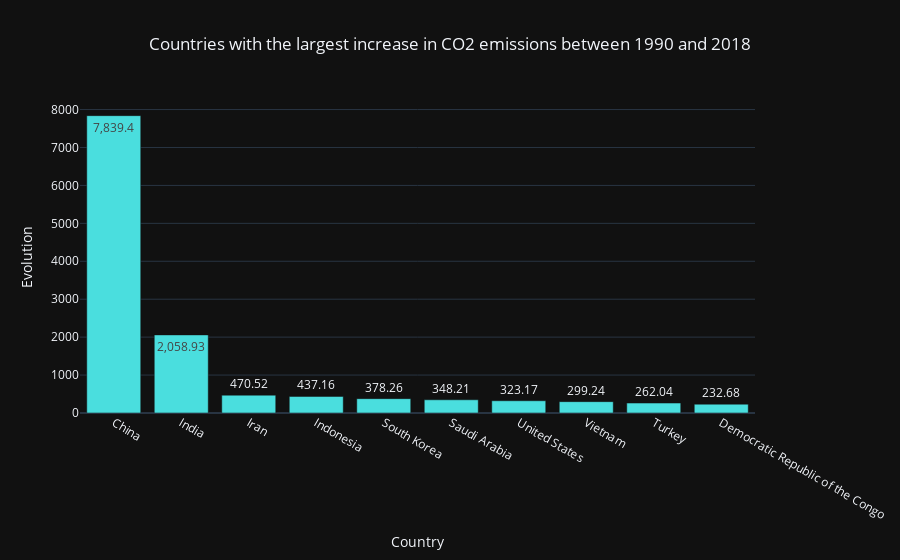

This figure's notebook cell:
### Code cell
df_worst_evolution = df_evolution.sort_values("Evolution", ascending=False).head(10)

fig = px.bar(df_worst_evolution,x="Country", y="Evolution", template="plotly_dark",
             color_discrete_sequence=["#4ADEDE"], text_auto=True,
             title="Countries with the largest increase in CO2 emissions between 1990 and 2018")
fig.update_layout(title_x=0.5)
fig.show()

### Figure 1 — Plotly figure (JSON) as saved in the notebook; plotly's stock layout.template omitted (floating-point values rounded to 4 significant figures)
{"data": [{"alignmentgroup": "True", "hovertemplate": "Country=%{x}<br>Evolution=%{y}<extra></extra>", "legendgroup": "", "marker": {"color": "#4ADEDE", "pattern": {"shape": ""}}, "name": "", "offsetgroup": "", "orientation": "v", "showlegend": false, "textposition": "auto", "texttemplate": "%{y}", "type": "bar", "x": ["China", "India", "Iran", "Indonesia", "South Korea", "Saudi Arabia", "United States", "Vietnam", "Turkey", "Democratic Republic of the Congo"], "xaxis": "x", "y": [7839.0, 2059.0, 470.5, 437.2, 378.3, 348.2, 323.2, 299.2, 262.0, 232.7], "yaxis": "y"}], "layout": {"barmode": "relative", "legend": {"tracegroupgap": 0}, "title": {"text": "Countries with the largest increase in CO2 emissions between 1990 and 2018", "x": 0.5}, "xaxis": {"anchor": "y", "domain": [0, 1], "title": {"text": "Country"}}, "yaxis": {"anchor": "x", "domain": [0, 1], "title": {"text": "Evolution"}}}}
